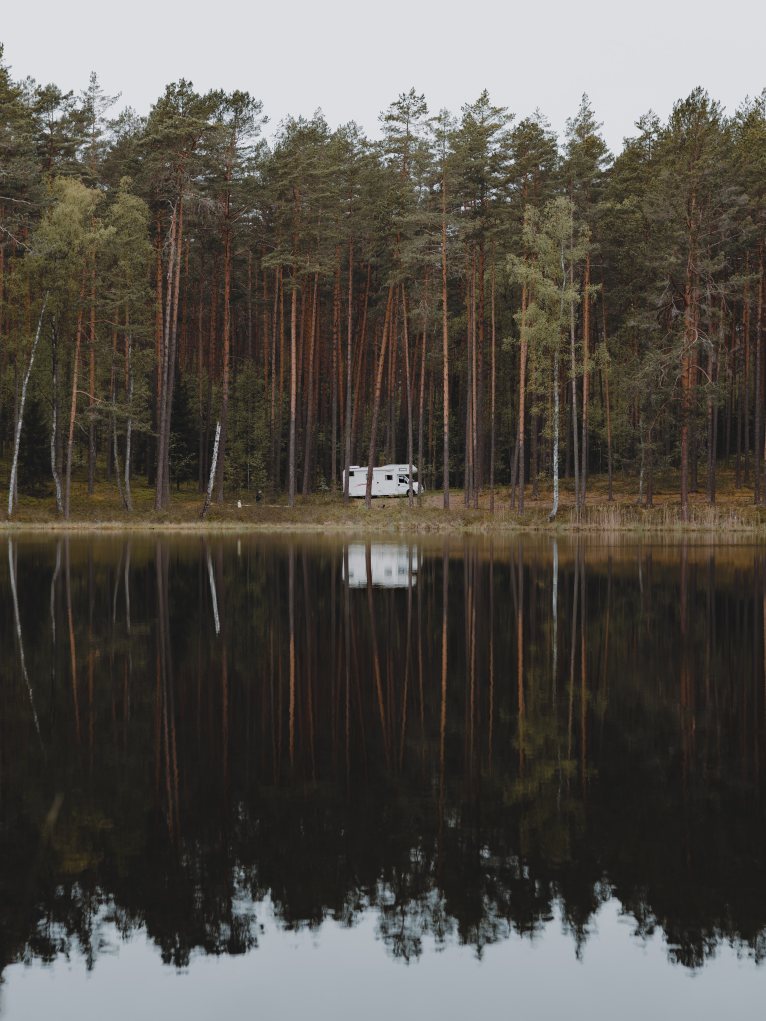
#> input picture data/wudi/21.jpg, 3829 x 5105 px (shown at 1/5 size); its folder holds 4 pictures in this run
$ python dataprocessing.py
#> lines starting #> are read from the running program, lines starting #| are printed output that depends on the picture
import cv2

import os
import glob
# current = os.getcwd()
current = r"C:\Users\Lucky\PycharmProjects\symmetry\data\wudi"
new_path = os.path.join(current,"final dataset")
print(new_path)
try:
    os.mkdir(new_path)
except:
    print("Already exist")
for filename in glob.glob(r'C:\Users\Lucky\PycharmProjects\symmetry\data\wudi\*.jpg'):
    src = cv2.imread(os.path.join(current,filename), cv2.IMREAD_UNCHANGED)
#> src is the input picture: shape (5105, 3829, 3); mean B, G, R 75.6, 81.9, 86
    print("zheshi",src)
#> (printed output is left out)
    print(src.shape)
#| (5105, 3829, 3)
    #percent by which the image is resized
    scale_percent = 15

    #calculate the 50 percent of original dimensions
    width = int(src.shape[1] * scale_percent / 100)
#> width = 574
    height = int(src.shape[0] * scale_percent / 100)
#> height = 765
    # dsize
    dsize = (width, height)
#> dsize = (574, 765)

    # resize image
    output = cv2.resize(src, dsize)
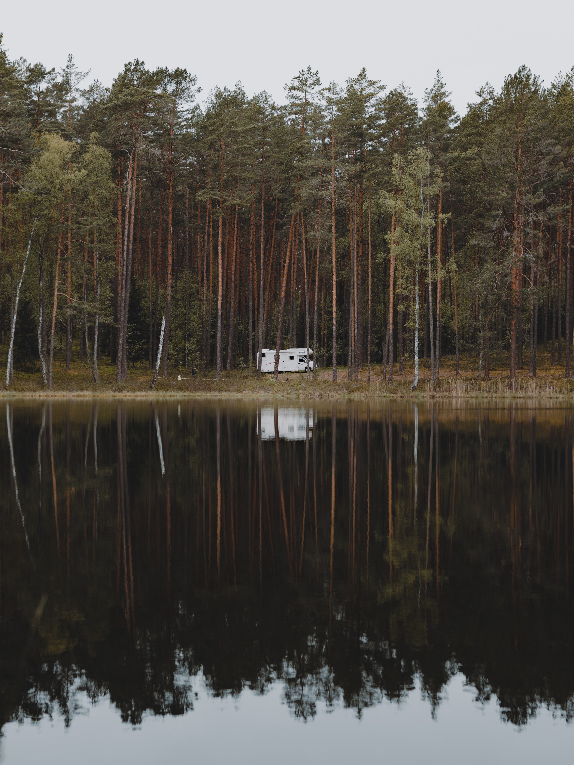
#> output: shape (765, 574, 3); mean B, G, R 75.5, 81.8, 85.9

    cv2.imwrite(os.path.join(new_path,filename),output)
#> pass 2 of the loop `for filename in glob.glob(r'C:\Users\Lucky\PycharmProjects\symmetry\da..`:
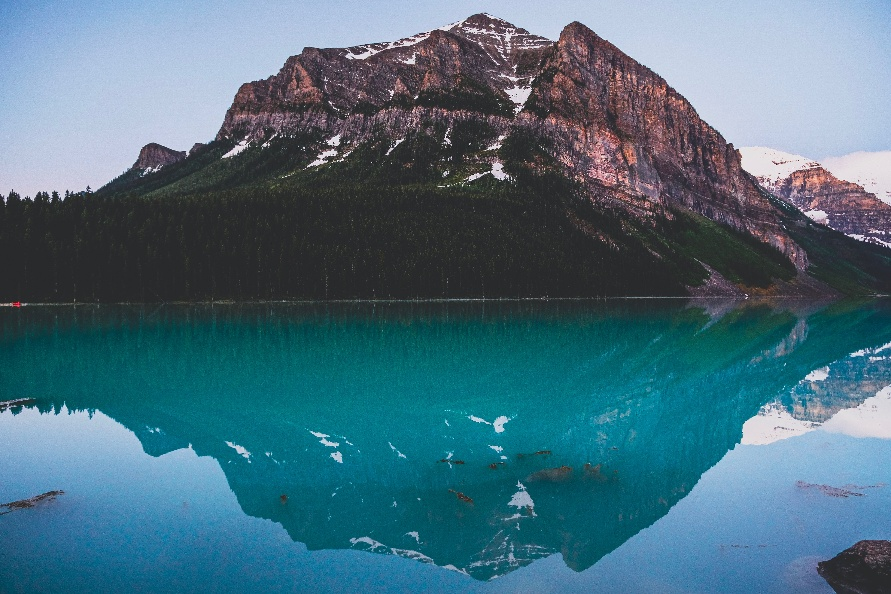
#> input picture data/wudi/jess-barnett-z3P7qlKflWU-unsplash.jpg, 891 x 594 px
#> src is the input picture: shape (594, 891, 3); mean B, G, R 125.9, 110.4, 73.6
#> (printed output is left out)
#| (594, 891, 3)
#> `output = cv2.resize(src, dsize)`:
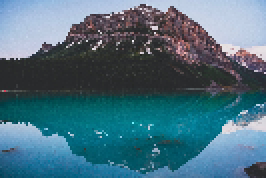
#> output: shape (89, 133, 3) (shown 2 times larger); mean B, G, R 125.8, 110.2, 73.5
#> pass 3 of the loop `for filename in glob.glob(r'C:\Users\Lucky\PycharmProjects\symmetry\da..`:
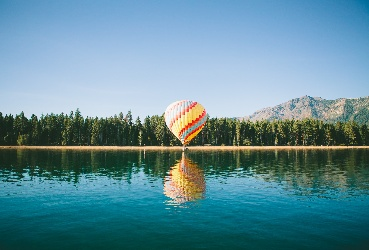
#> input picture data/wudi/manik-rathee-a8YV2C3yBMk-unsplash.jpg, 369 x 250 px
#> src is the input picture: shape (250, 369, 3); mean B, G, R 151.1, 139.5, 96.5
#> (printed output is left out)
#| (250, 369, 3)
#> `output = cv2.resize(src, dsize)`:
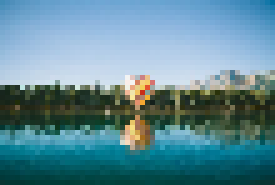
#> output: shape (37, 55, 3) (shown 5 times larger); mean B, G, R 149.4, 137.6, 94.3
#> the loop made 4 passes; the first 3 are shown
